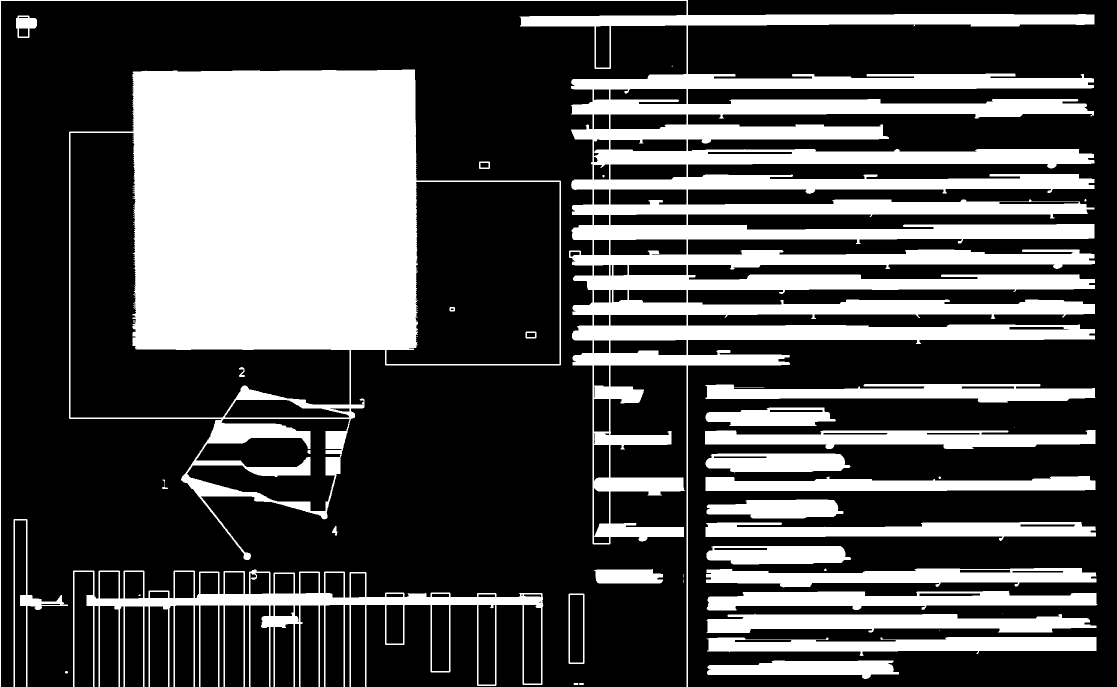
#> input picture proj3-2019/teste.pbm, 2233 x 1374 px (shown at 1/2 size)
$ python -i imageAlign.py   (imports and definitions only)
#> lines starting #> are read from the running program, lines starting #| are printed output that depends on the picture; after the words box and inside, x2 and y2 are one past the last pixel; in counts of white or black regions, pixels touching at a corner belong together
#> further down, picture is the input picture: shape (1374, 2233, 3); 30.5% white; 41 white regions (9 under 20 px), largest, box (x1, y1, x2, y2) and area: (0, 0, 2190, 1374) 344827, (138, 139, 1122, 1120) 344104, (146, 1139, 1087, 1374) 39277
__author__  = "Luiz Cartolano <cartolanoluiz@gmail.com>"
__status__  = "terminated"
__version__ = "1.0"
__date__    = "12 december 2018"

try:
    import cv2
    import numpy as np
    import statistics
    import skimage as sk
except ImportError:
    raise SystemExit


def hough_transform(img_matrix):
    """

    Function that calculate the angle rotation according to the Hough Transform technique

    :param img_matrix: A list of ints with the matrix of pixels of the image
    :return: medianAngle: angle of rotation

    """
    try:
        gray_matrix = cv2.cvtColor(img_matrix, cv2.COLOR_BGR2GRAY)
        image_edges = cv2.Canny(gray_matrix, 50, 150, apertureSize=3)
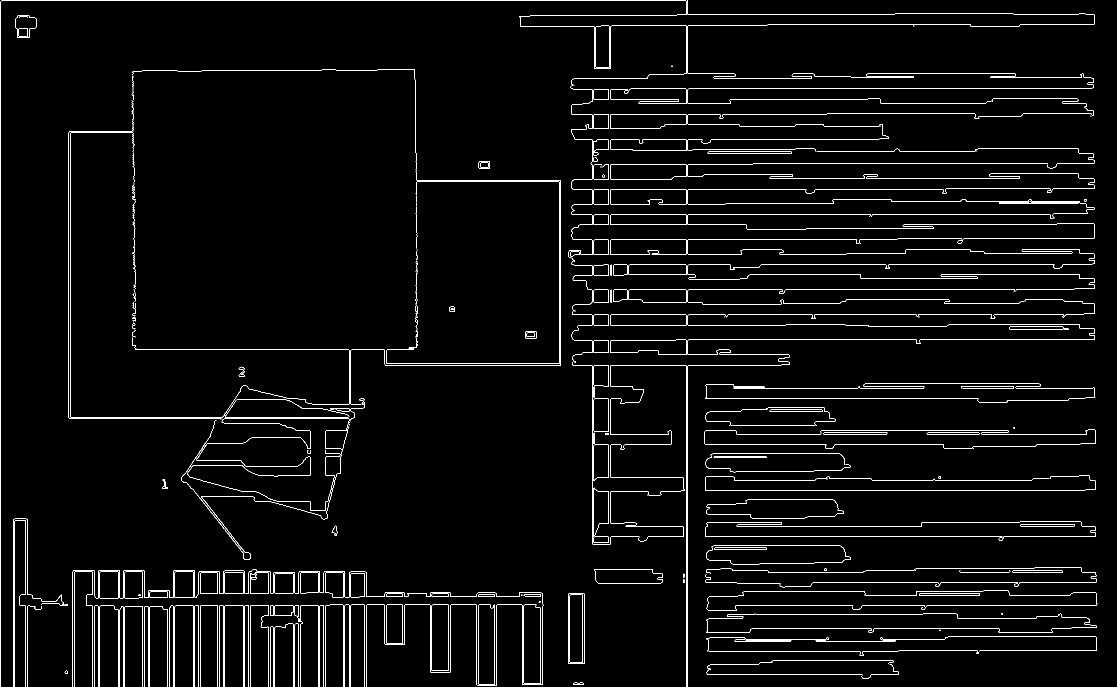
#> image_edges: shape (1374, 2233) (shown at 1/2 size); 2.9% white in thin lines or dots

        image_lines = cv2.HoughLinesP(image_edges, 1, np.pi/180.0, 100, minLineLength=100, maxLineGap=5)
#> image_lines = 252 rows, first 6: [3, 1, 1375, 1], [1, 1373, 1, 3], [1375, 1373, 1375, 732], [1372, 1373, 1372, 731], [1274, 428, 2099, 428], [770, 730, 1121, 730]
    except:
        return None

    image_angles = []
    for line in image_lines:
        for x1,y1,x2,y2 in line:
            angle = np.degrees(np.arctan2(y2 - y1, x2 - x1))
            image_angles.append(angle)
#> this loop made 252 passes
#> after the loop, image_angles = 252 values, max 88.99 at index 133, min -90 at index 1, mean -27.66

    median_angle = statistics.median(image_angles)
#> median_angle = 0

    return median_angle


def horizontal_projection(img_matrix):
    """

    Function that calculate the angle rotation according to the Hough Transform technique

    :param img_matrix: A list of ints with the matrix of pixels of the image
    :return: rotateAngle: angle of rotation

    """
    try:
        img_grey = cv2.cvtColor(img_matrix, cv2.COLOR_BGR2GRAY)
        img_matrix = cv2.adaptiveThreshold(src=img_grey, maxValue=255, adaptiveMethod=cv2.ADAPTIVE_THRESH_GAUSSIAN_C,
                                           thresholdType=cv2.THRESH_BINARY_INV, blockSize=17, C=10)
    except:
        return None

    temp_valor = 0
    theta_max = 0

    for theta in range(-90, 90):
        try:
            rot = sk.transform.rotate(image=img_matrix, angle=theta, resize=True, clip=False, preserve_range=True)
        except:
            return None

        perfil = np.sum(rot, axis=1)
        valor = np.max(perfil)

        if valor > temp_valor:
            temp_valor = valor
            theta_max = theta

    return theta_max

>>> import cv2
>>> picture = cv2.imread('../proj3-2019/teste.pbm')
>>> result = hough_transform(picture)
#> result = 0
